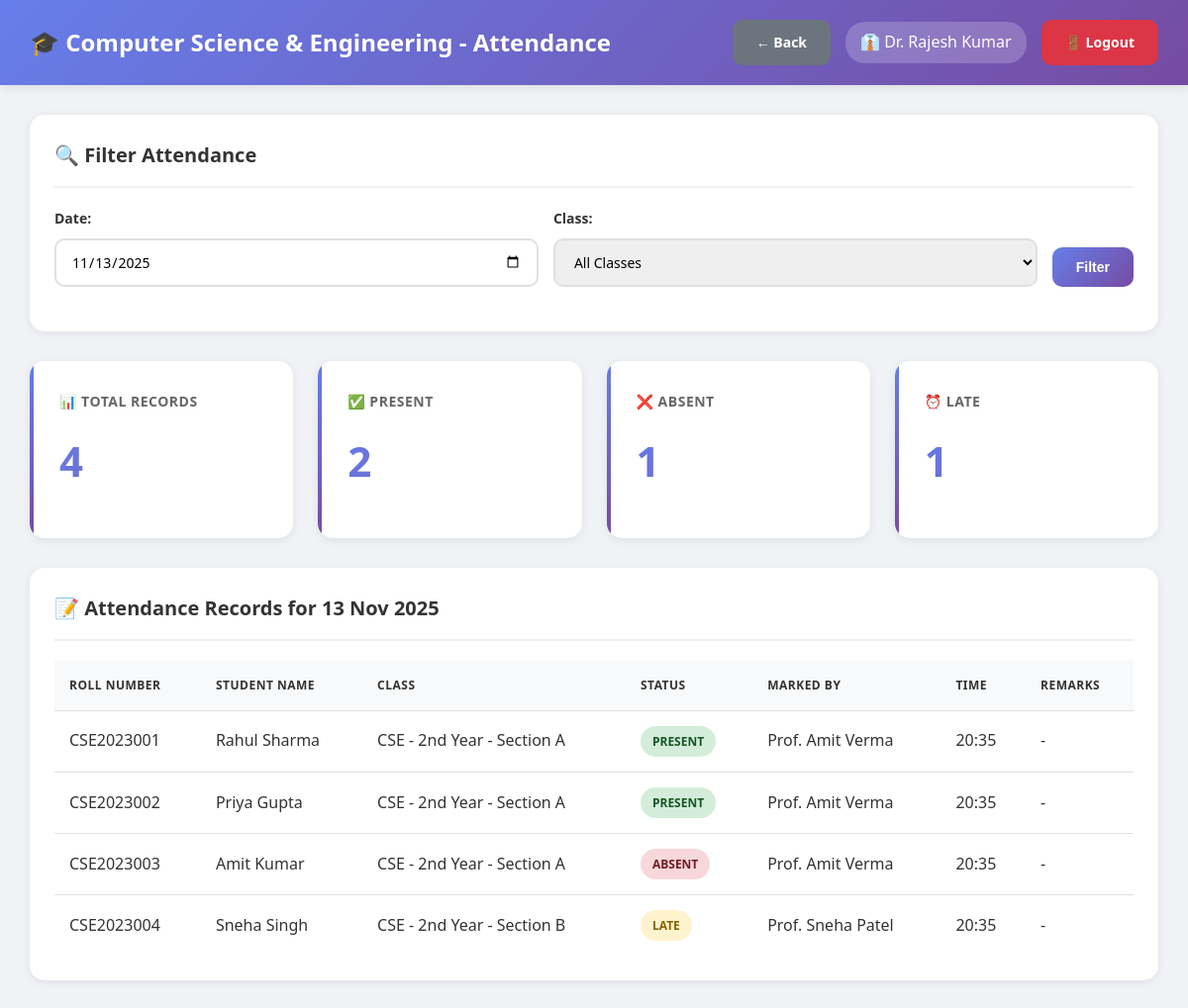
The page /nit_atttendance_system/hod/view_department_attendance.php (signed in) on the database its author committed.
### tables this page shows
CREATE TABLE departments (
    id INT AUTO_INCREMENT PRIMARY KEY,
    dept_name VARCHAR(100) NOT NULL,
    dept_code VARCHAR(20) UNIQUE NOT NULL,
    hod_id INT DEFAULT NULL,
    created_at TIMESTAMP DEFAULT CURRENT_TIMESTAMP
);

CREATE TABLE users (
    id INT AUTO_INCREMENT PRIMARY KEY,
    username VARCHAR(50) UNIQUE NOT NULL,
    password VARCHAR(255) NOT NULL,
    full_name VARCHAR(100) NOT NULL,
    email VARCHAR(100) UNIQUE NOT NULL,
    phone VARCHAR(15),
    role ENUM('admin', 'hod', 'teacher') NOT NULL,
    department_id INT DEFAULT NULL,
    is_active TINYINT(1) DEFAULT 1,
    created_at TIMESTAMP DEFAULT CURRENT_TIMESTAMP,
    FOREIGN KEY (department_id) REFERENCES departments(id) ON DELETE SET NULL
);

CREATE TABLE student_attendance (
    id INT AUTO_INCREMENT PRIMARY KEY,
    student_id INT NOT NULL,
    class_id INT NOT NULL,
    attendance_date DATE NOT NULL,
    status ENUM('present', 'absent', 'late') NOT NULL,
    marked_by INT NOT NULL,
    remarks TEXT,
    marked_at TIMESTAMP DEFAULT CURRENT_TIMESTAMP,
    FOREIGN KEY (student_id) REFERENCES students(id) ON DELETE CASCADE,
    FOREIGN KEY (class_id) REFERENCES classes(id) ON DELETE CASCADE,
    FOREIGN KEY (marked_by) REFERENCES users(id) ON DELETE CASCADE,
    UNIQUE KEY unique_attendance (student_id, class_id, attendance_date)
);

CREATE TABLE students (
    id INT AUTO_INCREMENT PRIMARY KEY,
    roll_number VARCHAR(50) UNIQUE NOT NULL,
    full_name VARCHAR(100) NOT NULL,
    email VARCHAR(100) UNIQUE NOT NULL,
    phone VARCHAR(15),
    password VARCHAR(255) NOT NULL,
    department_id INT NOT NULL,
    class_id INT NOT NULL,
    year INT NOT NULL,
    semester INT NOT NULL,
    admission_year VARCHAR(10),
    is_active TINYINT(1) DEFAULT 1,
    created_at TIMESTAMP DEFAULT CURRENT_TIMESTAMP,
    FOREIGN KEY (department_id) REFERENCES departments(id) ON DELETE CASCADE,
    FOREIGN KEY (class_id) REFERENCES classes(id) ON DELETE CASCADE
);

CREATE TABLE classes (
    id INT AUTO_INCREMENT PRIMARY KEY,
    class_name VARCHAR(100) NOT NULL,
    department_id INT NOT NULL,
    year INT NOT NULL,
    section VARCHAR(10) NOT NULL,
    teacher_id INT NOT NULL,
    semester INT NOT NULL,
    academic_year VARCHAR(20) NOT NULL,
    created_at TIMESTAMP DEFAULT CURRENT_TIMESTAMP,
    FOREIGN KEY (department_id) REFERENCES departments(id) ON DELETE CASCADE,
    FOREIGN KEY (teacher_id) REFERENCES users(id) ON DELETE CASCADE,
    UNIQUE KEY unique_class (department_id, year, section, semester, academic_year)
);

### nit_atttendance_system/db.php (called while the page is built, shortened)
<?php
$conn = new mysqli(DB_HOST, DB_USER, DB_PASS, DB_NAME);
$conn->set_charset("utf8mb4");
$conn->query("SET time_zone = '+05:30'");
function isLoggedIn() {
    return isset($_SESSION['user_id']) && isset($_SESSION['role']);
}
function getCurrentUser() {
    global $conn;
    $user_id = $_SESSION['user_id'];
    $role = $_SESSION['role'];
    if ($role === 'student') {
        $query = "SELECT * FROM students WHERE id = ?";
    } elseif ($role === 'parent') {
        $query = "SELECT * FROM parents WHERE id = ?";
    } else {
        $query = "SELECT * FROM users WHERE id = ?";
    }
    $stmt = $conn->prepare($query);
    $stmt->bind_param("i", $user_id);
    $stmt->execute();
    $result = $stmt->get_result();
    return $result->fetch_assoc();
}
?>

### nit_atttendance_system/hod/view_department_attendance.php (the view, shortened to what this page needs)
<?php
require_once '../db.php';
$user = getCurrentUser();
$department_id = $_SESSION['department_id'];
$dept_query = "SELECT * FROM departments WHERE id = $department_id";
$department = $conn->query($dept_query)->fetch_assoc();
$filter_date = isset($_GET['date']) ? $_GET['date'] : date('Y-m-d');
$where_clauses = ["sa.attendance_date = '$filter_date'", "c.department_id = $department_id"];
$where_sql = implode(' AND ', $where_clauses);
$attendance_query = "SELECT sa.*, s.roll_number, s.full_name as student_name,
                     c.class_name, u.full_name as teacher_name
                     FROM student_attendance sa
                     JOIN students s ON sa.student_id = s.id
                     JOIN classes c ON sa.class_id = c.id
                     JOIN users u ON sa.marked_by = u.id
                     WHERE $where_sql
                     ORDER BY c.class_name, s.roll_number";
$attendance_records = $conn->query($attendance_query);
$stats_query = "SELECT
                COUNT(*) as total,
                SUM(CASE WHEN status = 'present' THEN 1 ELSE 0 END) as present,
                SUM(CASE WHEN status = 'absent' THEN 1 ELSE 0 END) as absent,
                SUM(CASE WHEN status = 'late' THEN 1 ELSE 0 END) as late
                FROM student_attendance sa
                JOIN classes c ON sa.class_id = c.id
                WHERE $where_sql";
$stats_result = $conn->query($stats_query);
$stats = $stats_result->fetch_assoc();
?>
<!DOCTYPE html>
<html lang="en">
<head>
    <link rel="stylesheet" href="../assets/style.css">
</head>
<body class="dashboard-container">
    <nav class="navbar">
        <div>
            <h1>🎓 <?php echo htmlspecialchars($department['dept_name']); ?> - Attendance</h1>
        </div>
        <div class="user-info">
            <a href="index.php" class="btn btn-secondary">← Back</a>
            <span>👔 <?php echo htmlspecialchars($user['full_name']); ?></span>
            <a href="../logout.php" class="btn btn-danger">🚪 Logout</a>
        </div>
    </nav>
    <div class="main-content">
        <div class="table-container" style="margin-bottom: 30px;">
            <h3>🔍 Filter Attendance</h3>
            <form method="GET" style="display: grid; grid-template-columns: 1fr 1fr auto; gap: 15px;">
                <div class="form-group">
                    <label>Date:</label>
                    <input type="date" name="date" value="<?php echo $filter_date; ?>">
                </div>
                <div class="form-group">
                    <label>Class:</label>
                    <select name="class">
                        <option value="">All Classes</option>
                    </select>
                </div>
                <div class="form-group" style="display: flex; align-items: flex-end;">
                    <button type="submit" class="btn btn-primary">Filter</button>
                </div>
            </form>
        </div>
        <div class="stats-grid" style="margin-bottom: 30px;">
            <div class="stat-card">
                <h3>📊 Total Records</h3>
                <div class="stat-value"><?php echo $stats['total']; ?></div>
            </div>
            <div class="stat-card">
                <h3>✅ Present</h3>
                <div class="stat-value" style="color: #28a745;"><?php echo $stats['present']; ?></div>
            </div>
            <div class="stat-card">
                <h3>❌ Absent</h3>
                <div class="stat-value" style="color: #dc3545;"><?php echo $stats['absent']; ?></div>
            </div>
            <div class="stat-card">
                <h3>⏰ Late</h3>
                <div class="stat-value" style="color: #ffc107;"><?php echo $stats['late']; ?></div>
            </div>
        </div>
        <div class="table-container">
            <h3>📝 Attendance Records for <?php echo date('d M Y', strtotime($filter_date)); ?></h3>
            <?php if ($attendance_records->num_rows > 0): ?>
                <table>
                    <thead>
                        <tr>
                            <th>Roll Number</th>
                            <th>Student Name</th>
                            <th>Class</th>
                            <th>Status</th>
                            <th>Marked By</th>
                            <th>Time</th>
                            <th>Remarks</th>
                        </tr>
                    </thead>
                    <tbody>
                        <?php while ($record = $attendance_records->fetch_assoc()): ?>
                        <tr>
                            <td><?php echo htmlspecialchars($record['roll_number']); ?></td>
                            <td><?php echo htmlspecialchars($record['student_name']); ?></td>
                            <td><?php echo htmlspecialchars($record['class_name']); ?></td>
                            <td>
                                <?php
                                $status_class = '';
                                if ($record['status'] === 'present') $status_class = 'badge-success';
                                elseif ($record['status'] === 'absent') $status_class = 'badge-danger';
                                else $status_class = 'badge-warning';
                                ?>
                                <span class="badge <?php echo $status_class; ?>">
                                    <?php echo strtoupper($record['status']); ?>
                                </span>
                            </td>
                            <td><?php echo htmlspecialchars($record['teacher_name']); ?></td>
                            <td><?php echo date('H:i', strtotime($record['marked_at'])); ?></td>
                            <td><?php echo htmlspecialchars($record['remarks'] ?? '-'); ?></td>
                        </tr>
                        <?php endwhile; ?>
                    </tbody>
                </table>
            <?php else: ?>
                <div class="alert alert-info">No attendance records found for the selected filters.</div>
            <?php endif; ?>
        </div>
    </div>
</body>
</html>

### nit_atttendance_system/assets/style.css (style rules this page uses)
* { margin: 0; padding: 0; box-sizing: border-box; }
body { font-family: 'Segoe UI', Tahoma, Geneva, Verdana, sans-serif; background: #f0f2f5; color: #333; line-height: 1.6; }
.form-group { margin-bottom: 20px; }
.form-group label { display: block; margin-bottom: 8px; color: #333; font-weight: 600; font-size: 14px; }
.form-group input, .form-group select, .form-group textarea { width: 100%; padding: 12px 15px; border: 2px solid #e0e0e0; border-radius: 10px; font-size: 14px; transition: all 0.3s ease; font-family: inherit; }
.btn { padding: 12px 24px; border: none; border-radius: 10px; font-size: 14px; font-weight: 600; cursor: pointer; transition: all 0.3s ease; text-decoration: none; display: inline-block; text-align: center; }
.btn-primary { background: linear-gradient(135deg, #667eea 0%, #764ba2 100%); color: white; }
.btn-danger { background: #dc3545; color: white; }
.btn-secondary { background: #6c757d; color: white; }
.dashboard-container { background: #f0f2f5; min-height: 100vh; }
.navbar { background: linear-gradient(135deg, #667eea 0%, #764ba2 100%); color: white; padding: 20px 30px; display: flex; justify-content: space-between; align-items: center; box-shadow: 0 2px 10px rgba(0, 0, 0, 0.1); position: sticky; top: 0; z-index: 100; }
.navbar h1 { font-size: 24px; font-weight: 600; }
.navbar .user-info { display: flex; align-items: center; gap: 15px; }
.navbar .user-info span { background: rgba(255, 255, 255, 0.2); padding: 8px 15px; border-radius: 20px; }
.main-content { padding: 30px; max-width: 1400px; margin: 0 auto; }
.main-content h3 { margin-bottom: 20px; color: #333; font-size: 20px; }
.stats-grid { display: grid; grid-template-columns: repeat(auto-fit, minmax(250px, 1fr)); gap: 25px; margin-bottom: 30px; }
.stat-card { background: white; padding: 30px; border-radius: 15px; box-shadow: 0 2px 10px rgba(0, 0, 0, 0.08); transition: all 0.3s ease; position: relative; overflow: hidden; }
.stat-card::before { content: ''; position: absolute; top: 0; left: 0; width: 4px; height: 100%; background: linear-gradient(135deg, #667eea 0%, #764ba2 100%); }
.stat-card h3 { font-size: 14px; color: #666; margin-bottom: 15px; text-transform: uppercase; letter-spacing: 0.5px; }
.stat-card .stat-value { font-size: 42px; font-weight: bold; background: linear-gradient(135deg, #667eea 0%, #764ba2 100%); -webkit-background-clip: text; -webkit-text-fill-color: transparent; background-clip: text; margin-bottom: 15px; }
.table-container { background: white; border-radius: 15px; padding: 25px; box-shadow: 0 2px 10px rgba(0, 0, 0, 0.08); overflow-x: auto; margin-bottom: 30px; }
.table-container h3 { margin-bottom: 20px; color: #333; font-size: 20px; padding-bottom: 15px; border-bottom: 2px solid #f0f0f0; }
table { width: 100%; border-collapse: collapse; }
table thead { background: #f8f9fa; }
table th, table td { padding: 15px; text-align: left; border-bottom: 1px solid #e0e0e0; }
table th { font-weight: 600; color: #333; text-transform: uppercase; font-size: 12px; letter-spacing: 0.5px; }
table tr:last-child td { border-bottom: none; }
.badge { padding: 6px 12px; border-radius: 20px; font-size: 12px; font-weight: 600; display: inline-block; }
.badge-success { background: #d4edda; color: #155724; }
.badge-danger { background: #f8d7da; color: #721c24; }
.badge-warning { background: #fff3cd; color: #856404; }

### rows shown on the page
departments: dept_name "Computer Science & Engineering"
users: full_name "Dr. Rajesh Kumar"
student_attendance: student.roll_number "CSE2023001", student.full_name "Rahul Sharma", class.class_name "CSE - 2nd Year - Section A", status "PRESENT", marked_by.full_name "Prof. Amit Verma", marked_at "20:35", remarks "-"
student_attendance: student.roll_number "CSE2023002", student.full_name "Priya Gupta", class.class_name "CSE - 2nd Year - Section A", status "PRESENT", marked_by.full_name "Prof. Amit Verma", marked_at "20:35", remarks "-"
student_attendance: student.roll_number "CSE2023003", student.full_name "Amit Kumar", class.class_name "CSE - 2nd Year - Section A", status "ABSENT", marked_by.full_name "Prof. Amit Verma", marked_at "20:35", remarks "-"
student_attendance: student.roll_number "CSE2023004", student.full_name "Sneha Singh", class.class_name "CSE - 2nd Year - Section B", status "LATE", marked_by.full_name "Prof. Sneha Patel", marked_at "20:35", remarks "-"

### other values the page prints
$stats['total'] "4"
$stats['present'] "2"
$stats['absent'] "1"
$stats['late'] "1"
date('d M Y', strtotime($filter_date)) "13 Nov 2025"
